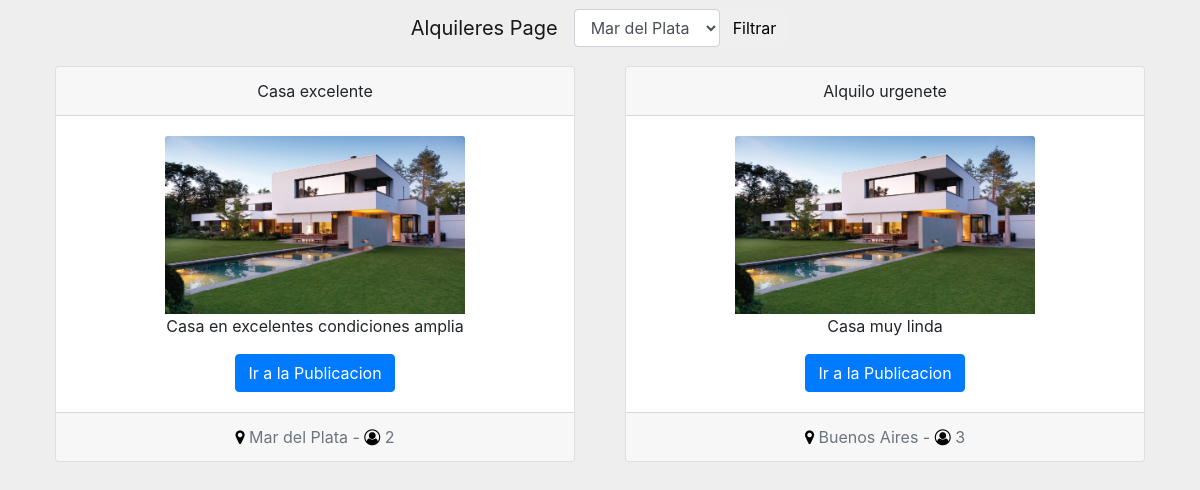
The page / on the database its author committed.
### alquileres/models.py (models this page shows, shortened)
class Propiedad(models.Model):
    descripcion = models.CharField(max_length=500)
    precioDiario = models.IntegerField()
    imagen = models.ImageField(upload_to='image', max_length=100)
    titulo = models.CharField(max_length=50)
    maximoHabitantes = models.IntegerField()
    ciudad = models.ForeignKey(Ciudad, null=True, blank=True, on_delete=models.CASCADE)
    class Meta:
        verbose_name_plural = "Propiedades"

class Ciudad(models.Model):
    nombre = models.CharField(max_length=200, unique=True)
    class Meta:
        verbose_name_plural = "Ciudades"

### alquileres/views.py (the view)
# urls.py: url(r'^$', index),
def index(request):
    ciudades = Ciudad.objects.all()
    if 'filter' in request.GET:
        filtrados = Propiedad.objects.all().filter(ciudad=request.GET['idCiudad'])
        contexto = {
            'propiedades': filtrados,
            'ciudades': ciudades
        }
        return render(request, 'alquileres/index.html', contexto)
    else:
        propiedades = Propiedad.objects.all()
        contexto = {
            'propiedades': propiedades,
            'ciudades': ciudades
        }
        return render(request, 'alquileres/index.html', contexto)

### templates/alquileres/index.html (shortened to what this page needs)
{% extends 'base/base.html' %}
{% block header %}
    <div class="container">
    <nav class="navbar justify-content-center navbar-expand-lg navbar-light">
        <a class="navbar-brand" href="/">Alquileres Page</a>
     <form class="form-inline" method="GET" id="filterForm">
        <div class="form-group">
            <select name="idCiudad" id="idCiudad" class="form-control">
                {% for c in ciudades %}
                    <option value="{{ c.id }}">{{ c.nombre }}</option>
                {% endfor %}
            </select>
        </div>
      <button type="submit" class="btn btn-default">Filtrar</button>
     </form>
    </nav>
{% endblock %}
{% block content %}
    <div class="row">
        {% if propiedades %}
            {% for propiedad in propiedades %}
                <div class="col-md-6">
                    <div class="card text-center customMargin">
                        <div class="card-header">
                            {{ propiedad.titulo }}
                        </div>
                        <div class="card-body">
                            <img class="card-img-top" src="{{ propiedad.imagen.url }}" alt="Imagen de la propiedad">
                            <p class="card-text">{{ propiedad.descripcion }}</p>
                            <a href="{% url 'alquileres:dpto' propiedad.id %}" class="btn btn-primary">Ir a la
                                Publicacion</a>
                        </div>
                        <div class="card-footer text-muted">
                            <span style="color:black;font-weight:bold"> <i
                                    class="fa fa-map-marker"></i></span> {{ propiedad.ciudad.nombre }} -
                            <span style="color:black;font-weight:bold"> <i
                                    class="fa fa-user-circle-o"></i></span> {{ propiedad.maximoHabitantes }}
                        </div>
                    </div>
                </div>
            {% endfor %}
        {% endif %}
    </div>
{% endblock %}
{% block footer %}
    </div>
{% endblock %}

### templates/alquileres/index.html (style rules this page uses)
.customMargin { margin: 10px; }
img { width: 100%; max-width: 300px; max-height: 178px; }

### templates/base/base.html (style rules this page uses)
#body { background-color: #eeeeee; }

### rows shown on the page
Propiedad: titulo "Casa excelente", imagen (picture), descripcion "Casa en excelentes condiciones amplia", ciudad.nombre "Mar del Plata", maximoHabitantes "2"
Propiedad: titulo "Alquilo urgenete", imagen (picture), descripcion "Casa muy linda", ciudad.nombre "Buenos Aires", maximoHabitantes "3"

### other values the page prints
form field idCiudad "Mar del Plata"
